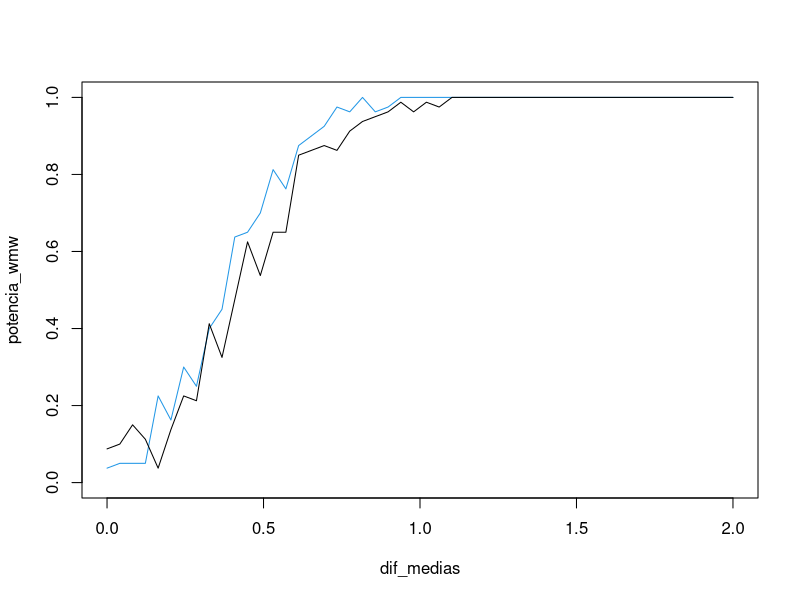

Here is the R script that generated this plot:
# Revisemos la potencia de una prueba. ------------------------------------


# wmw con dos gamas -------------------------------------------------------

# La media de una gamma es shape/rate, vamos a mover el shape -------------

tamano_muestral <- 50
iteraciones <- 80
dif_media_ini <- 0
dif_media_fin <- 2
media_x <- 1
n_pasos <- 50
umbral_significancia <- 0.05

## la idea es ir cambiando la media para ver en que prueba localiza que hay una diferencia
## de medias, la media_x sera constante y media_y sera movil.P

dif_medias <- seq(dif_media_ini, dif_media_fin, length.out = n_pasos)


# prueba wmw con dos gamas (no parametrica) --------------------------------

# La media de una gamma es shape/rate, vamos a mover el shape --------------

# prueba wmw ---------------------------------------------------------------


potencia_wmw <- vector()

for(k in seq_along(dif_medias)){ 
  
  sim_shape <- media_x + dif_medias[k]
  
  p_valores <- vector()
  
  for(i in seq_len(iteraciones)){
    x <- rgamma(tamano_muestral, media_x, 1)
    y <- rgamma(tamano_muestral, sim_shape, 1)
    p_valores[i] <- wilcox.test(x, y)$p.value
    
  }
  
  potencia_wmw[k] <- mean(p_valores < umbral_significancia)
  
}

# prueba t -----------------------------------------------------------------



potencia_t <- vector()

for(k in seq_along(dif_medias)){ 
  
  sim_shape <-  media_x + dif_medias[k] 
  
  p_valores <- vector()
  
  for(i in seq_len(iteraciones)){
    x <- rgamma(tamano_muestral, media_x, 1)
    y <- rgamma(tamano_muestral, sim_shape, 1)
    p_valores[i] <- t.test(x, y)$p.value
    
  }
  
  potencia_t[k] <- mean(p_valores < umbral_significancia)
  
}


plot(dif_medias, potencia_wmw, ylim = c(0, 1), col = 4, type = "l")
lines(dif_medias, potencia_t, col = )
